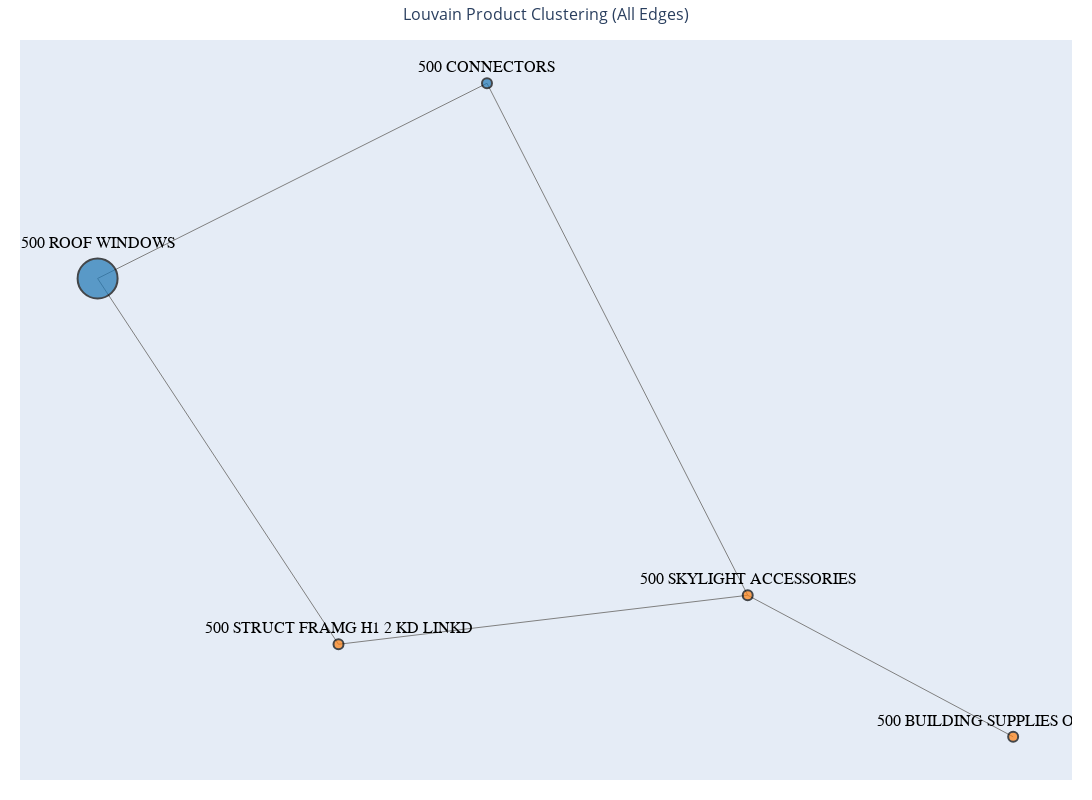

Write notebook code for a chart like this one.
### Markdown cell above
# Results

### Code cell
fig.show()

### Figure 1 — Plotly figure (JSON) as saved in the notebook; plotly's stock layout.template omitted (floating-point values rounded to 4 significant figures)
{"data": [{"hoverinfo": "none", "line": {"color": "gray", "width": 1}, "mode": "lines", "type": "scatter", "x": [0.4428, 1, null, 0.4428, -0.4163, null, 0.4428, -0.1046, null, -0.4163, -0.922, null, -0.922, -0.1046, null], "y": [-0.2355, -0.4965, null, -0.2355, -0.3259, null, -0.2355, 0.709, null, -0.3259, 0.3489, null, 0.3489, 0.709, null]}, {"hoverinfo": "text", "marker": {"color": ["#ff7f0e", "#ff7f0e", "#ff7f0e", "#1f77b4", "#1f77b4"], "line": {"color": "black", "width": 2}, "size": [10, 10, 10, 40, 10]}, "mode": "markers+text", "text": ["500 SKYLIGHT ACCESSORIES", "500 BUILDING SUPPLIES OFFRANGE", "500 STRUCT FRAMG H1 2 KD LINKD", "500 ROOF WINDOWS", "500 CONNECTORS"], "textfont": {"color": "black", "family": "Arial", "size": 16}, "textposition": "top center", "type": "scatter", "x": [0.4428, 1, -0.4163, -0.922, -0.1046], "y": [-0.2355, -0.4965, -0.3259, 0.3489, 0.709]}], "layout": {"height": 800, "hovermode": "closest", "margin": {"b": 20, "l": 20, "r": 20, "t": 40}, "showlegend": false, "title": {"font": {"size": 16}, "text": "Louvain Product Clustering (All Edges)", "x": 0.5}, "width": 1200, "xaxis": {"showgrid": false, "showticklabels": false, "zeroline": false}, "yaxis": {"showgrid": false, "showticklabels": false, "zeroline": false}}}
